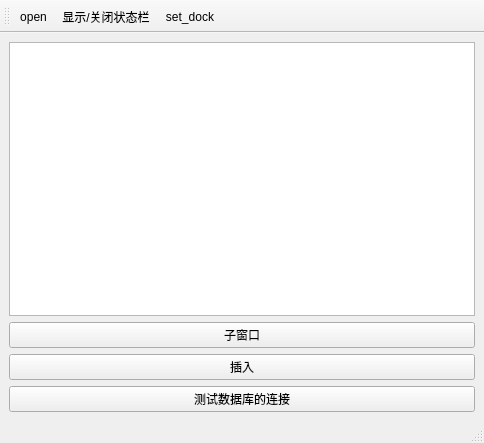
<?xml version="1.0" encoding="UTF-8"?>
<ui version="4.0">
 <class>MainWindow</class>
 <widget class="QMainWindow" name="MainWindow">
  <property name="geometry">
   <rect>
    <x>0</x>
    <y>0</y>
    <width>484</width>
    <height>443</height>
   </rect>
  </property>
  <property name="windowTitle">
   <string>MainWindow</string>
  </property>
  <widget class="QWidget" name="centralwidget">
   <layout class="QVBoxLayout" name="verticalLayout">
    <item>
     <widget class="QListWidget" name="listWidget"/>
    </item>
    <item>
     <widget class="QPushButton" name="pushButton">
      <property name="text">
       <string>子窗口</string>
      </property>
     </widget>
    </item>
    <item>
     <widget class="QPushButton" name="pushButton_3">
      <property name="text">
       <string>插入</string>
      </property>
     </widget>
    </item>
    <item>
     <widget class="QPushButton" name="pushButton_2">
      <property name="text">
       <string>测试数据库的连接</string>
      </property>
     </widget>
    </item>
   </layout>
  </widget>
  <widget class="QStatusBar" name="statusbar"/>
  <widget class="QToolBar" name="toolBar">
   <property name="windowTitle">
    <string>toolBar</string>
   </property>
   <attribute name="toolBarArea">
    <enum>TopToolBarArea</enum>
   </attribute>
   <attribute name="toolBarBreak">
    <bool>false</bool>
   </attribute>
   <addaction name="actionopen"/>
   <addaction name="actionBar"/>
   <addaction name="actionset_dock"/>
  </widget>
  <action name="actionDock">
   <property name="icon">
    <iconset resource="res.qrc">
     <normaloff>:/icon/列表黑.png</normaloff>:/icon/列表黑.png</iconset>
   </property>
   <property name="text">
    <string>显示/关闭属性</string>
   </property>
   <property name="shortcut">
    <string>Ctrl+D</string>
   </property>
  </action>
  <action name="actionBar">
   <property name="icon">
    <iconset resource="res.qrc">
     <normaloff>:/icon/消息.png</normaloff>:/icon/消息.png</iconset>
   </property>
   <property name="text">
    <string>显示/关闭状态栏</string>
   </property>
   <property name="toolTip">
    <string>状态栏</string>
   </property>
   <property name="shortcut">
    <string>Ctrl+B</string>
   </property>
  </action>
  <action name="actionset_dock">
   <property name="icon">
    <iconset resource="res.qrc">
     <normaloff>:/icon/icons8-设置-100.png</normaloff>:/icon/icons8-设置-100.png</iconset>
   </property>
   <property name="text">
    <string>set_dock</string>
   </property>
  </action>
  <action name="actionopen">
   <property name="icon">
    <iconset resource="res.qrc">
     <normaloff>:/icon/icons8-打开视图-100.png</normaloff>:/icon/icons8-打开视图-100.png</iconset>
   </property>
   <property name="text">
    <string>open</string>
   </property>
   <property name="toolTip">
    <string>打开文件</string>
   </property>
  </action>
 </widget>
 <resources>
  <include location="res.qrc"/>
 </resources>
 <connections/>
</ui>
